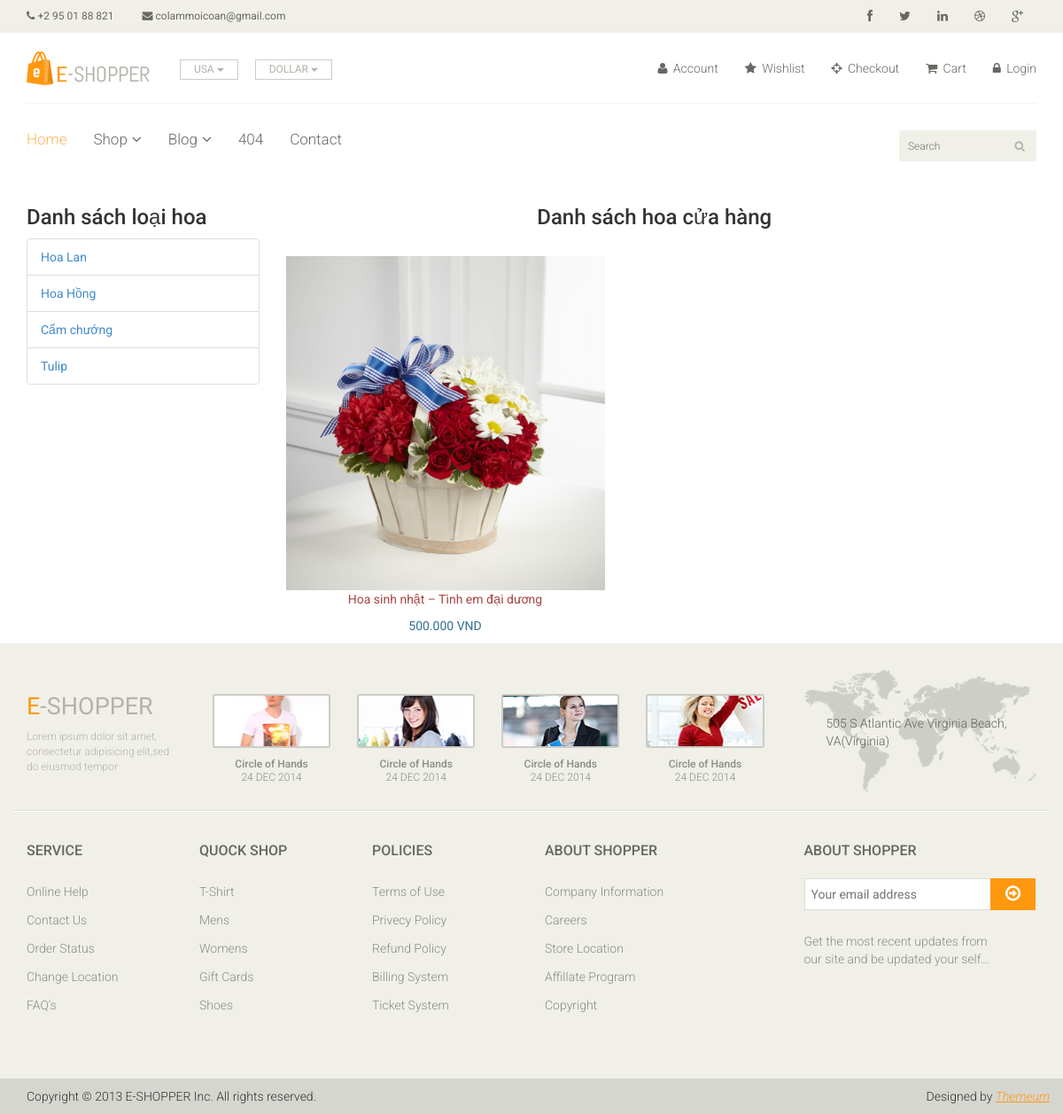
/list_flower.php?typeflower_id=3, run on the app's committed database.
### tables this page shows
CREATE TABLE `typeofflower` (
  `typeflower_id` int(50) NOT NULL,
  `typeName` varchar(500) NOT NULL
);

CREATE TABLE `flower` (
  `flower_id` int(11) NOT NULL,
  `flowerName` varchar(500) NOT NULL,
  `colorID` int(50) NOT NULL,
  `unit` int(50) DEFAULT NULL,
  `price` double DEFAULT NULL,
  `available` int(50) DEFAULT NULL,
  `flowerPicture` varchar(500) NOT NULL,
  `typeflower_id` int(50) NOT NULL
);

### Entities/typeflower.class.php (called while the page is built, shortened)
<?php
require_once("./config/db.class.php");
class Typeflower
{
    public static function list_typeflower()
    {
        $db = new Db();
        $sql = "SELECT * FROM typeofflower";
        $result = $db->select_to_array($sql);
        return $result;
    }
}
?>

### config/db.class.php (called while the page is built, shortened)
<?php
class Db
{
    protected static $connection;
    public function connect()
    {
        if (!isset(self::$connection)) {
            $config = parse_ini_file("config.ini");
            self::$connection = new mysqli("localhost", $config["username"], $config["password"], $config["databasename"]);
        }
        return self::$connection;
    }
    public function query_execute($queryString)
    {
        $connection = $this->connect();
        $result = $connection->query($queryString);
        return $result;
    }
    public function select_to_array($queryString)
    {
        $rows = array();
        $result = $this->query_execute($queryString);
        while ($item = $result->fetch_assoc()) {
            $rows[] = $item;
        }
        return $rows;
    }
}
?>

### Entities/flower.class.php (called while the page is built, shortened)
<?php
require_once("./config/db.class.php");
class flower
{
    public static function list_flower_by_typeflower($typeflower_id){
        $db = new Db();
        $sql = "SELECT * FROM flower WHERE typeflower_id='$typeflower_id'";
        $result = $db->select_to_array($sql);
        return $result;
    }
}
?>

### list_flower.php (the view, shortened to what this page needs)
<?php
require_once("./Entities/flower.class.php");
require_once("./Entities/typeflower.class.php");
?>
<?php
include_once("./header.php");
if (!isset($_GET["typeflower_id"])) {
    $flowers = flower::list_flower();
} else {
    $typeflower = $_GET["typeflower_id"];
    $flowers = flower::list_flower_by_typeflower($typeflower);
}
$typeflowers = Typeflower::list_typeflower();
?>
<div class="col-sm-3">
    <h3>Danh sách loại hoa</h3>
    <ul class="list-group">
        <?php
        foreach($typeflowers as $item){
            echo"<li class = 'list-group-item'><a
            href=/DA_manguonmo/list_flower.php?typeflower_id=".$item["typeflower_id"].">".$item["typeName"]."</a></li>";
        }?>
    </ul>
</div>
<div class="container text-center">
    <h3>Danh sách hoa cửa hàng</h3><br />
    <div class="row">
        <?php
        foreach ($flowers as $item) {
        ?>
            <div class="col-sm-4">
               <a href="./flower_detail.php?id=<?=$item['flower_id']?>"> <img src="<?php echo "../DA_manguonmo/" . $item["flowerPicture"]; ?>" class="img-responsive" style="width: 100%;" alt="Image"></a>
                <p class="text-danger"><?php echo $item["flowerName"]; ?></p>
                <p class="text-info"><?php echo number_format($item["price"], 0, ",", ".") ?> VND</p>
            </div>
        <?php } ?>
    </div>
</div>
<?php include_once("./footer.php"); ?>

### static/css/main.css (style rules this page uses)
body { font-family: 'Roboto', sans-serif; background:; position: relative; font-weight:400px; }
ul li { list-style: none; }
a { -webkit-transition: 300ms; -moz-transition: 300ms; -o-transition: 300ms; transition: 300ms; }
h1, h2, h3, h4, h5, h6 { font-family: 'Roboto', sans-serif; }

### data on the page
typeofflower: typeName "Hoa Lan"
typeofflower: typeName "Hoa Hồng"
typeofflower: typeName "Cẩm chướng"
typeofflower: typeName "Tulip"
flower: flowerPicture (picture), flowerName "Hoa sinh nhật – Tình em đại dương", price "500.000"
